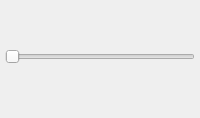
        <widget class="QWidget" name="progressbar_tab">
         <property name="styleSheet">
          <string notr="true">
#progressbar_tab{
	
	border-image: url(:/CustomControls/picture/background.png);
}


</string>
         </property>
         <attribute name="title">
          <string>进度条</string>
         </attribute>
         <layout class="QGridLayout" name="gridLayout_8" rowstretch="10,5,10" columnstretch="10,10,10">
          <property name="leftMargin">
           <number>5</number>
          </property>
          <property name="topMargin">
           <number>5</number>
          </property>
          <property name="rightMargin">
           <number>5</number>
          </property>
          <property name="bottomMargin">
           <number>5</number>
          </property>
          <property name="spacing">
           <number>5</number>
          </property>
          <item row="0" column="0">
           <widget class="DashBoard" name="dash_board" native="true">
            <property name="sizePolicy">
             <sizepolicy hsizetype="Expanding" vsizetype="Expanding">
              <horstretch>0</horstretch>
              <verstretch>0</verstretch>
             </sizepolicy>
            </property>
           </widget>
          </item>
          <item row="0" column="1">
           <widget class="RingProgressBar" name="ring_progressbar" native="true">
            <property name="sizePolicy">
             <sizepolicy hsizetype="Expanding" vsizetype="Expanding">
              <horstretch>0</horstretch>
              <verstretch>0</verstretch>
             </sizepolicy>
            </property>
           </widget>
          </item>
          <item row="0" column="2">
           <widget class="LinearProgressBar" name="linear_progressbar" native="true">
            <property name="sizePolicy">
             <sizepolicy hsizetype="Expanding" vsizetype="Expanding">
              <horstretch>0</horstretch>
              <verstretch>0</verstretch>
             </sizepolicy>
            </property>
           </widget>
          </item>
          <item row="1" column="0" colspan="3">
           <widget class="QWidget" name="widget_23" native="true">
            <property name="sizePolicy">
             <sizepolicy hsizetype="Expanding" vsizetype="Expanding">
              <horstretch>0</horstretch>
              <verstretch>0</verstretch>
             </sizepolicy>
            </property>
            <property name="styleSheet">
             <string notr="true"/>
            </property>
            <layout class="QGridLayout" name="gridLayout_6" rowstretch="10,0,0" columnstretch="1">
             <property name="leftMargin">
              <number>0</number>
             </property>
             <property name="topMargin">
              <number>0</number>
             </property>
             <property name="rightMargin">
              <number>0</number>
             </property>
             <property name="bottomMargin">
              <number>0</number>
             </property>
             <property name="spacing">
              <number>0</number>
             </property>
             <item row="2" column="0">
              <spacer name="verticalSpacer_7">
               <property name="orientation">
                <enum>Qt::Vertical</enum>
               </property>
               <property name="sizeHint" stdset="0">
                <size>
                 <width>20</width>
                 <height>41</height>
                </size>
               </property>
              </spacer>
             </item>
             <item row="0" column="0">
              <spacer name="verticalSpacer_6">
               <property name="orientation">
                <enum>Qt::Vertical</enum>
               </property>
               <property name="sizeHint" stdset="0">
                <size>
                 <width>20</width>
                 <height>42</height>
                </size>
               </property>
              </spacer>
             </item>
             <item row="1" column="0">
              <widget class="QSlider" name="progress_slider">
               <property name="sizePolicy">
                <sizepolicy hsizetype="Expanding" vsizetype="MinimumExpanding">
                 <horstretch>0</horstretch>
                 <verstretch>0</verstretch>
                </sizepolicy>
               </property>
               <property name="styleSheet">
                <string notr="true"/>
               </property>
               <property name="maximum">
                <number>100</number>
               </property>
               <property name="orientation">
                <enum>Qt::Horizontal</enum>
               </property>
              </widget>
             </item>
            </layout>
           </widget>
          </item>
          <item row="2" column="0">
           <widget class="WaveProgressBar" name="wave_progressbar" native="true">
            <property name="sizePolicy">
             <sizepolicy hsizetype="Expanding" vsizetype="Expanding">
              <horstretch>0</horstretch>
              <verstretch>0</verstretch>
             </sizepolicy>
            </property>
           </widget>
          </item>
          <item row="2" column="1">
           <widget class="RectProgressBar" name="rect_progressbar" native="true">
            <property name="sizePolicy">
             <sizepolicy hsizetype="Expanding" vsizetype="Expanding">
              <horstretch>0</horstretch>
              <verstretch>0</verstretch>
             </sizepolicy>
            </property>
           </widget>
          </item>
          <item row="2" column="2">
           <widget class="RectWaveProgressBar" name="rect_wave_progressbar" native="true">
            <property name="sizePolicy">
             <sizepolicy hsizetype="Expanding" vsizetype="Expanding">
              <horstretch>0</horstretch>
              <verstretch>0</verstretch>
             </sizepolicy>
            </property>
           </widget>
          </item>
         </layout>
        </widget>
